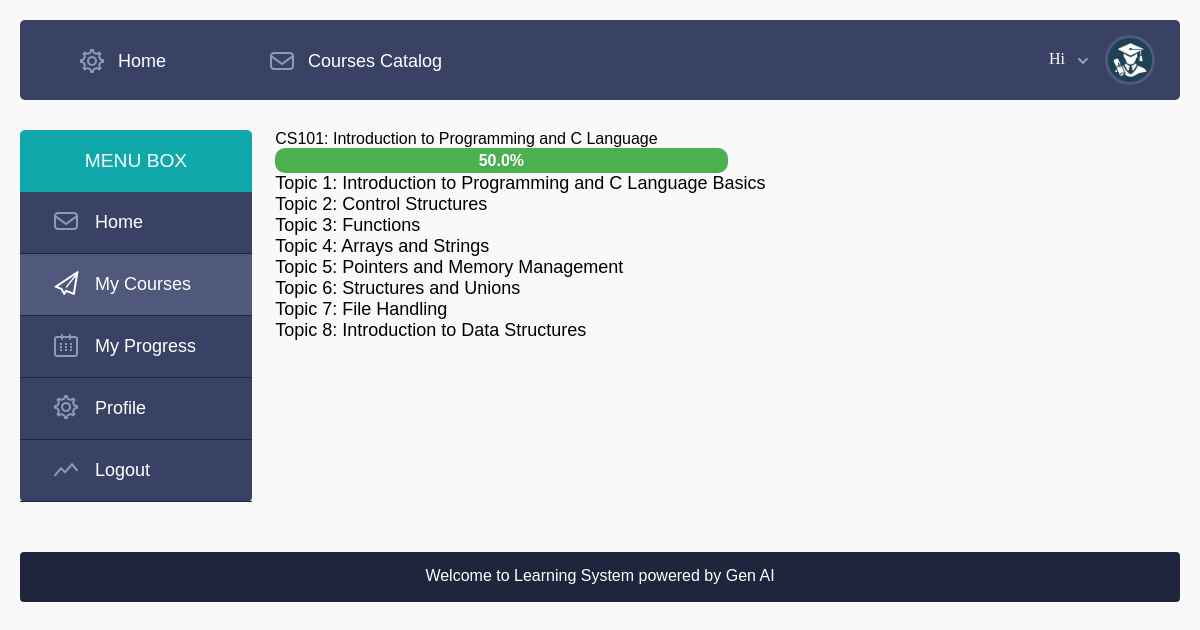
Page /student_progress/ (signed in) on the committed database.
### C_learn/models.py (models this page shows, shortened)
class Course(models.Model):
    name = models.CharField(max_length=255)
    description = models.TextField()

class Topic(models.Model):
    course = models.ForeignKey(Course, related_name='topics', on_delete=models.CASCADE)
    name = models.CharField(max_length=255)
    description = models.TextField()

### C_learn/views.py (the view, shortened to what this page needs)
# urls.py: path('student_progress/', views.student_progress, name='student_progress'),
@login_required
def student_progress(request):
    user = request.user
    courses = Course.objects.all()
    progress = []
    for course in courses:
        topics_data = []
        topics = Topic.objects.filter(course=course)
        total_topics = topics.count()
        completed_topics = 0
        for topic in topics:
            progress_record, created = StudentProgress.objects.get_or_create(student=user, topic=topic)
            is_completed = progress_record.completed
            if is_completed:
                completed_topics += 1
            topics_data.append({
                'name': topic.name,
                'description': topic.description,
                'is_completed': is_completed
            })
        course_completion = (completed_topics / total_topics) * 100 if total_topics > 0 else 0
        progress.append({
            'course_name': course.name,
            'completion_percentage': course_completion,
            'topics': topics_data
        })
    completion_percentage = sum([course['completion_percentage'] for course in progress]) / len(progress) if progress else 0
    context = {
        'progress': progress,
        'completion_percentage': completion_percentage
    }
    return render(request, 'student/student_progress.html', context)

### C_learn/templates/student/student_progress.html (shortened to what this page needs)
{%extends 'base.html'%}
{%load static%}
{% block content%}
{%include 'navbar.html'%}
	<div class="main">
	    <div class="">
        {%include 'student/student_sidebar.html'%}
<div class="course_middle">
    {% if progress %}
        {% for course in progress %}
            <div class="course-progress">
                <h2>{{ course.course_name }}</h2>
                <div class="progres">
                    <div class="progress-bar" role="progressbar" style="width: {{ course.completion_percentage }}%;"
                         aria-valuenow="{{ course.completion_percentage }}" aria-valuemin="0" aria-valuemax="100">
                        {{ course.completion_percentage }}%
                    </div>
                </div>
                <ul>
                    {% for topic in course.topics %}
                        <li>{{ topic.name }}</li>
                    {% endfor %}
                </ul>
            </div>
        {% endfor %}
    {% else %}
        <p>No progress to display yet.</p>
    {% endif %}
</div>
 	 </div>
    </div>
	{% include 'footer.html'%}
{%endblock%}

### static/style.css (style rules this page uses)
html,body,div,span,applet,object,iframe,h1,h2,h3,h4,h5,h6,p,blockquote,pre,a,abbr,acronym,address,big,cite,code,del,dfn,em,img,ins,kbd,q,s,samp,small,strike,strong,sub,sup,tt,var,b,u,i,dl,dt,dd,ol,nav ul,nav li,fieldset,form,label,legend,table,caption,tbody,tfoot,thead,tr,th,td,article,aside,canvas,details,embed,figure,figcaption,footer,header,hgroup,menu,nav,output,ruby,section,summary,time,mark,audio,video { margin:0;padding:0;border:0;font-size:100%;font:inherit;vertical-align:baseline; }
ol,ul { list-style:none;margin:0;padding:0; }
body { font-family: 'ambleregular'; background:#fbfbfc; padding:10px; position:relative; }
.main { padding:30px 0; }
.course_middle { margin-left: 2%; float:left; width:78%; }
.progress-bar { background:#11a8ab; height:20px; border-radius:5px 0px 0px 5px; -webkit-border-radius:5px 0px 0px 5px; -moz-border-radius:5px 0px 0px 5px; -o-border-radius:5px 0px 0px 5px; }

### static/courses.css (style rules this page uses)
* { margin: 0; padding: 0; box-sizing: border-box; font-size: large; }
body { font-family: Arial, sans-serif; background-color: #f9f9f9; padding: 20px; }

### static/form.css (style rules this page uses)
* { margin: 0; padding: 0; box-sizing: border-box; }

### C_learn/templates/student/student_progress.html (style rules this page uses)
.progress-bar { background-color: #4caf50; width: 0; height: 25px; border-radius: 10px; text-align: center; color: white; line-height: 25px; font-weight: bold; }

### rows in the picture
Course: course_name "CS101: Introduction to Programming and C Language"
Topic: name "Topic 1: Introduction to Programming and C Language Basics"
Topic: name "Topic 2: Control Structures"
Topic: name "Topic 3: Functions"
Topic: name "Topic 4: Arrays and Strings"
Topic: name "Topic 5: Pointers and Memory Management"
Topic: name "Topic 6: Structures and Unions"
Topic: name "Topic 7: File Handling"
Topic: name "Topic 8: Introduction to Data Structures"

### other values in the picture
{{ course.completion_percentage }} "50.0"
